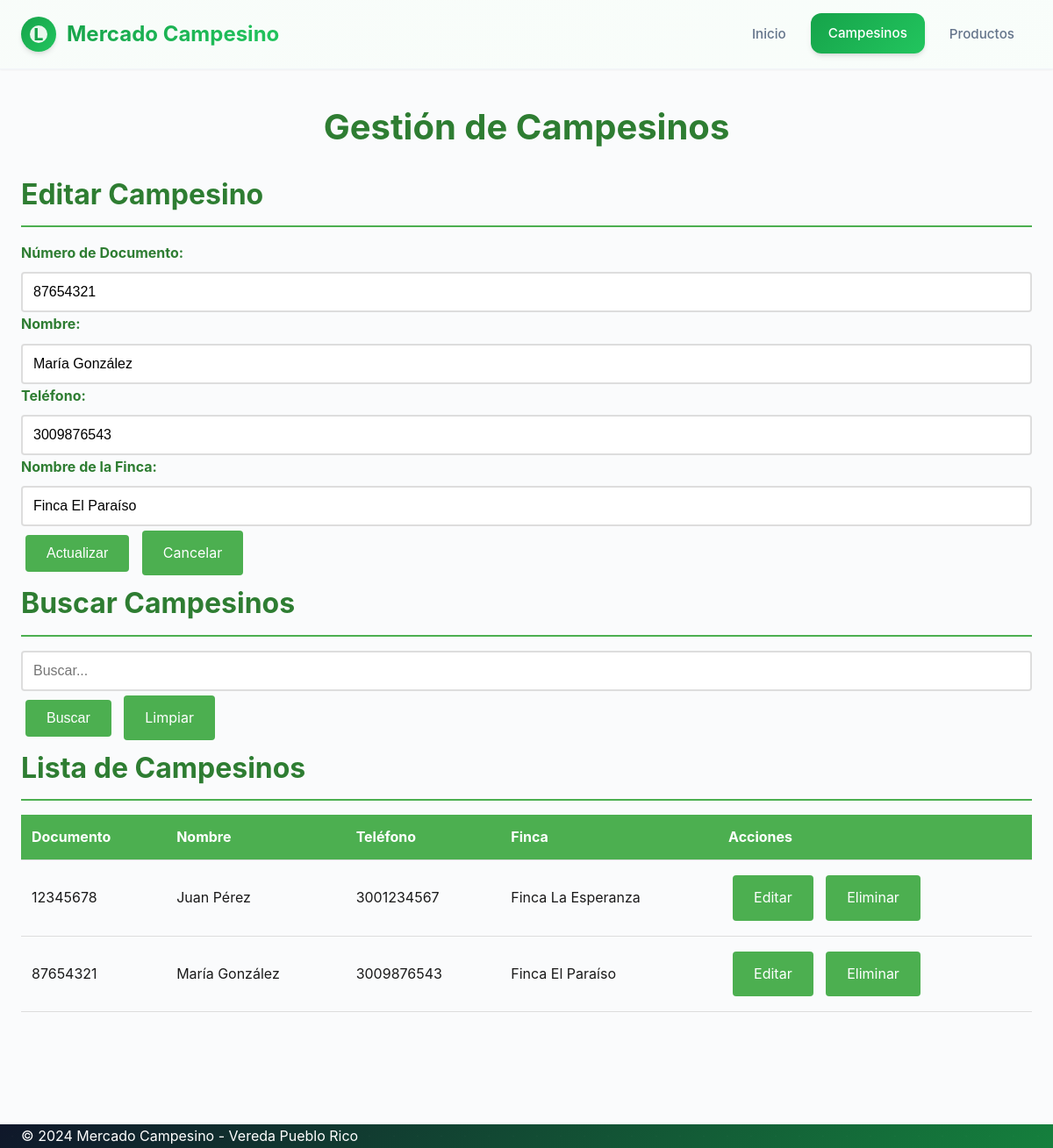
/app/campesinos.php?editar=87654321, run on the app's committed database.
### tables this page shows
CREATE TABLE campesinos (
    numero_documento VARCHAR(20) PRIMARY KEY,   
    nombre VARCHAR(100) NOT NULL,               
    telefono VARCHAR(15) NOT NULL,              
    nombre_finca VARCHAR(100) NOT NULL,         
    fecha_registro TIMESTAMP DEFAULT CURRENT_TIMESTAMP   
);

### app/campesinos.php (the view, shortened to what this page needs)
<?php
require_once 'conection.php';
$campesino_editar = null;
if (isset($_GET['editar'])) {
    $stmt = $pdo->prepare("SELECT * FROM campesinos WHERE numero_documento = ?");
    $stmt->execute([$_GET['editar']]);
    $campesino_editar = $stmt->fetch(PDO::FETCH_ASSOC);
}
$busqueda = $_GET['busqueda'] ?? '';
try {
    if (!empty($busqueda)) {
        $stmt = $pdo->prepare("SELECT * FROM campesinos WHERE numero_documento LIKE ? OR nombre LIKE ? ORDER BY nombre");
        $busqueda_param = "%$busqueda%";
        $stmt->execute([$busqueda_param, $busqueda_param]);
    } else {
        $stmt = $pdo->query("SELECT * FROM campesinos ORDER BY nombre");
    }
    $campesinos = $stmt->fetchAll(PDO::FETCH_ASSOC);
} catch (PDOException $e) {
    $campesinos = [];
}
?>
<!DOCTYPE html>
<html lang="es">
<head>
    <link rel="stylesheet" href="css/styles.css">
</head>
<body>
    <header>
        <div class="container">
            <div class="header-content">
                <div class="logo">
                    <div class="logo-circle"></div>
                    <h1>Mercado Campesino</h1>
                </div>
                <nav class="main-nav">
                    <ul>
                        <li><a href="index.php">Inicio</a></li>
                        <li><a href="campesinos.php" class="active">Campesinos</a></li>
                        <li><a href="productos.php">Productos</a></li>
                    </ul>
                </nav>
            </div>
        </div>
    </header>
    <main>
        <div class="container">
            <h1>Gestión de Campesinos</h1>
            <section>
                <h2><?php echo $campesino_editar ? 'Editar Campesino' : 'Registrar Campesino'; ?></h2>
                <form method="POST">
                    <div>
                        <label for="numero_documento">Número de Documento:</label>
                        <input type="text" id="numero_documento" name="numero_documento"
                               value="<?php echo htmlspecialchars($campesino_editar['numero_documento'] ?? ''); ?>" required>
                    </div>
                    <div>
                        <label for="nombre">Nombre:</label>
                        <input type="text" id="nombre" name="nombre"
                               value="<?php echo htmlspecialchars($campesino_editar['nombre'] ?? ''); ?>" required>
                    </div>
                    <div>
                        <label for="telefono">Teléfono:</label>
                        <input type="tel" id="telefono" name="telefono"
                               value="<?php echo htmlspecialchars($campesino_editar['telefono'] ?? ''); ?>" required>
                    </div>
                    <div>
                        <label for="nombre_finca">Nombre de la Finca:</label>
                        <input type="text" id="nombre_finca" name="nombre_finca"
                               value="<?php echo htmlspecialchars($campesino_editar['nombre_finca'] ?? ''); ?>" required>
                    </div>
                    <div>
                        <button type="submit" class="btn">
                            <?php echo $campesino_editar ? 'Actualizar' : 'Registrar'; ?>
                        </button>
                        <?php if ($campesino_editar): ?>
                            <a href="campesinos.php" class="btn">Cancelar</a>
                        <?php endif; ?>
                    </div>
                </form>
            </section>
            <section>
                <h2>Buscar Campesinos</h2>
                <form method="GET">
                    <input type="text" name="busqueda" value="<?php echo htmlspecialchars($busqueda); ?>" placeholder="Buscar...">
                    <button type="submit" class="btn">Buscar</button>
                    <a href="campesinos.php" class="btn">Limpiar</a>
                </form>
            </section>
            <section>
                <h2>Lista de Campesinos</h2>
                <?php if (empty($campesinos)): ?>
                    <p>No hay campesinos registrados.</p>
                <?php else: ?>
                    <table>
                        <thead>
                            <tr>
                                <th>Documento</th>
                                <th>Nombre</th>
                                <th>Teléfono</th>
                                <th>Finca</th>
                                <th>Acciones</th>
                            </tr>
                        </thead>
                        <tbody>
                            <?php foreach ($campesinos as $campesino): ?>
                                <tr>
                                    <td><?php echo htmlspecialchars($campesino['numero_documento']); ?></td>
                                    <td><?php echo htmlspecialchars($campesino['nombre']); ?></td>
                                    <td><?php echo htmlspecialchars($campesino['telefono']); ?></td>
                                    <td><?php echo htmlspecialchars($campesino['nombre_finca']); ?></td>
                                    <td>
                                        <a href="campesinos.php?editar=<?php echo urlencode($campesino['numero_documento']); ?>" class="btn">Editar</a>
                                        <a href="campesinos.php?eliminar=<?php echo urlencode($campesino['numero_documento']); ?>" class="btn" onclick="return confirm('¿Eliminar campesino?');">Eliminar</a>
                                    </td>
                                </tr>
                            <?php endforeach; ?>
                        </tbody>
                    </table>
                <?php endif; ?>
            </section>
        </div>
    </main>
    <footer>
        <div class="container">
            <p>&copy; 2024 Mercado Campesino - Vereda Pueblo Rico</p>
        </div>
    </footer>
</body>
</html>

### data on the page
campesinos: numero_documento "87654321", nombre "María González", telefono "3009876543", nombre_finca "Finca El Paraíso"
campesinos: numero_documento "12345678", nombre "Juan Pérez", telefono "3001234567", nombre_finca "Finca La Esperanza"
